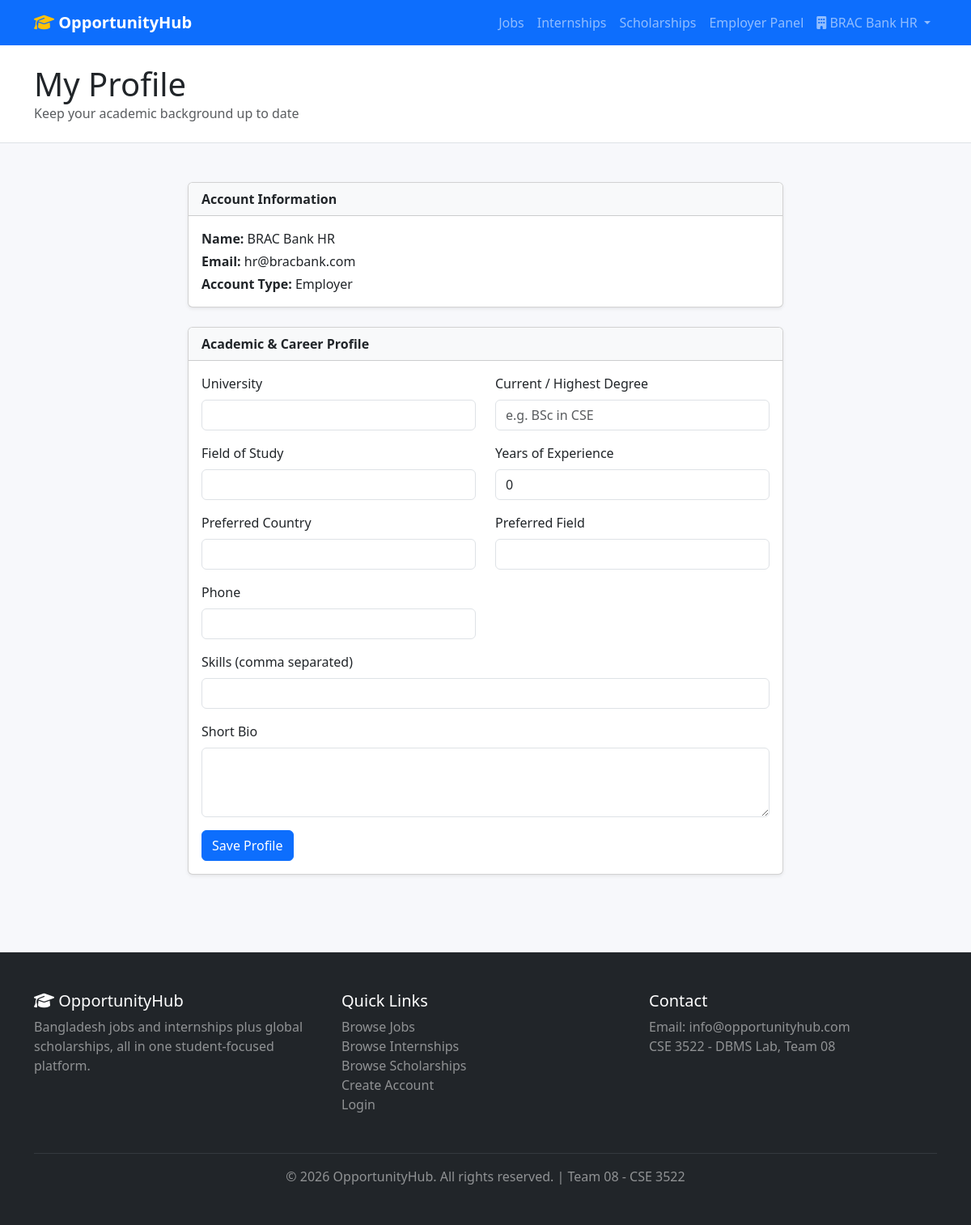
The page /pages/profile.php (signed in) on the database its author committed.
### tables this page shows
CREATE TABLE users (
    user_id INT PRIMARY KEY AUTO_INCREMENT,
    name VARCHAR(100) NOT NULL,
    email VARCHAR(100) UNIQUE NOT NULL,
    password VARCHAR(255) NOT NULL,
    user_type ENUM('student', 'graduate', 'admin', 'employer', 'university') DEFAULT 'student',
    university VARCHAR(100),
    degree VARCHAR(50),
    field_of_study VARCHAR(100),
    skills TEXT,
    experience_years INT DEFAULT 0,
    preferred_country VARCHAR(50),
    preferred_field VARCHAR(100),
    phone VARCHAR(20),
    bio TEXT,
    profile_complete BOOLEAN DEFAULT FALSE,
    status ENUM('active', 'suspended') DEFAULT 'active',
    created_at TIMESTAMP DEFAULT CURRENT_TIMESTAMP,
    updated_at TIMESTAMP DEFAULT CURRENT_TIMESTAMP ON UPDATE CURRENT_TIMESTAMP,
    INDEX idx_email (email),
    INDEX idx_user_type (user_type)
);

### includes/functions.php (called while the page is built, shortened)
<?php
function isLoggedIn() {
    return isset($_SESSION['user_id']);
}
function isAdmin() {
    return isset($_SESSION['user_type']) && $_SESSION['user_type'] === 'admin';
}
function currentUser() {
    global $conn;
    $stmt = $conn->prepare("SELECT * FROM users WHERE user_id = ?");
    $stmt->bind_param("i", $_SESSION['user_id']);
    $stmt->execute();
    return $stmt->get_result()->fetch_assoc();
}
function e($string) {
    return htmlspecialchars($string ?? '', ENT_QUOTES, 'UTF-8');
}
function isEmployer() {
    return isset($_SESSION['user_type']) && $_SESSION['user_type'] === 'employer';
}

### pages/profile.php (the view, shortened to what this page needs)
<?php
require_once '../config/database.php';
require_once '../includes/functions.php';
$user = currentUser();
include '../includes/header.php';
?>
<div class="bg-white py-4 border-bottom">
    <div class="container">
        <h1 class="mb-0">My Profile</h1>
        <p class="text-muted mb-0">Keep your academic background up to date</p>
    </div>
</div>
<div class="container py-5">
    <div class="row justify-content-center">
        <div class="col-lg-8">
            <div class="card shadow-sm mb-4">
                <div class="card-header bg-light">
                    <strong>Account Information</strong>
                </div>
                <div class="card-body">
                    <p class="mb-1"><strong>Name:</strong> <?php echo e($user['name']); ?></p>
                    <p class="mb-1"><strong>Email:</strong> <?php echo e($user['email']); ?></p>
                    <p class="mb-0"><strong>Account Type:</strong> <?php echo e(ucfirst($user['user_type'])); ?></p>
                </div>
            </div>
            <div class="card shadow-sm">
                <div class="card-header bg-light">
                    <strong>Academic & Career Profile</strong>
                </div>
                <div class="card-body">
                    <form method="POST">
                        <div class="row">
                            <div class="col-md-6 mb-3">
                                <label class="form-label">University</label>
                                <input type="text" class="form-control" name="university" value="<?php echo e($user['university']); ?>">
                            </div>
                            <div class="col-md-6 mb-3">
                                <label class="form-label">Current / Highest Degree</label>
                                <input type="text" class="form-control" name="degree" value="<?php echo e($user['degree']); ?>" placeholder="e.g. BSc in CSE">
                            </div>
                            <div class="col-md-6 mb-3">
                                <label class="form-label">Field of Study</label>
                                <input type="text" class="form-control" name="field_of_study" value="<?php echo e($user['field_of_study']); ?>">
                            </div>
                            <div class="col-md-6 mb-3">
                                <label class="form-label">Years of Experience</label>
                                <input type="number" min="0" class="form-control" name="experience_years" value="<?php echo (int) $user['experience_years']; ?>">
                            </div>
                            <div class="col-md-6 mb-3">
                                <label class="form-label">Preferred Country</label>
                                <input type="text" class="form-control" name="preferred_country" value="<?php echo e($user['preferred_country']); ?>">
                            </div>
                            <div class="col-md-6 mb-3">
                                <label class="form-label">Preferred Field</label>
                                <input type="text" class="form-control" name="preferred_field" value="<?php echo e($user['preferred_field']); ?>">
                            </div>
                            <div class="col-md-6 mb-3">
                                <label class="form-label">Phone</label>
                                <input type="text" class="form-control" name="phone" value="<?php echo e($user['phone']); ?>">
                            </div>
                            <div class="col-12 mb-3">
                                <label class="form-label">Skills (comma separated)</label>
                                <input type="text" class="form-control" name="skills" value="<?php echo e($user['skills']); ?>">
                            </div>
                            <div class="col-12 mb-3">
                                <label class="form-label">Short Bio</label>
                                <textarea class="form-control" name="bio" rows="3"><?php echo e($user['bio']); ?></textarea>
                            </div>
                        </div>
                        <button type="submit" class="btn btn-primary">Save Profile</button>
                    </form>
                </div>
            </div>
        </div>
    </div>
</div>
<?php include '../includes/footer.php'; ?>

### includes/header.php (shortened to what this page needs)
<?php
$currentUserData = isLoggedIn() ? currentUser() : null;
?>
<!DOCTYPE html>
<html lang="en">
<head>
    <link href="https://cdnjs.cloudflare.com/ajax/libs/bootstrap/5.3.0/css/bootstrap.min.css" rel="stylesheet">
    <link href="https://cdnjs.cloudflare.com/ajax/libs/font-awesome/6.4.0/css/all.min.css" rel="stylesheet">
    <link rel="stylesheet" href="<?php echo BASE_URL; ?>/css/style.css">
</head>
<body>
<nav class="navbar navbar-expand-lg navbar-dark bg-primary sticky-top">
    <div class="container">
        <a class="navbar-brand fw-bold" href="<?php echo BASE_URL; ?>/pages/index.php">
            <i class="fas fa-graduation-cap"></i> OpportunityHub
        </a>
        <div class="collapse navbar-collapse" id="navbarNav">
            <ul class="navbar-nav ms-auto align-items-lg-center">
                <li class="nav-item">
                    <a class="nav-link" href="<?php echo BASE_URL; ?>/pages/jobs.php">Jobs</a>
                </li>
                <li class="nav-item">
                    <a class="nav-link" href="<?php echo BASE_URL; ?>/pages/internships.php">Internships</a>
                </li>
                <li class="nav-item">
                    <a class="nav-link" href="<?php echo BASE_URL; ?>/pages/scholarships.php">Scholarships</a>
                </li>
                <?php if (isLoggedIn() && isAdmin()): ?>
                    <li class="nav-item">
                        <a class="nav-link" href="<?php echo BASE_URL; ?>/pages/admin/dashboard.php">Admin Panel</a>
                    </li>
                    <li class="nav-item">
                        <a class="nav-link" href="<?php echo BASE_URL; ?>/pages/logout.php">Logout</a>
                    </li>
                <?php elseif (isLoggedIn() && isEmployer()): ?>
                    <li class="nav-item">
                        <a class="nav-link" href="<?php echo BASE_URL; ?>/pages/employer/dashboard.php">Employer Panel</a>
                    </li>
                    <li class="nav-item dropdown">
                        <a class="nav-link dropdown-toggle" href="#" role="button" data-bs-toggle="dropdown">
                            <i class="fas fa-building"></i> <?php echo e($currentUserData['name'] ?? 'Account'); ?>
                        </a>
                    </li>
                <?php endif; ?>
            </ul>
        </div>
    </div>
</nav>

### css/style.css (style rules this page uses)
body { font-family: 'Segoe UI', Tahoma, Geneva, Verdana, sans-serif; background-color: #f7f8fb; }
.navbar-brand i { color: #ffc107; }

### rows shown on the page
users: name "BRAC Bank HR", email "hr@bracbank.com", user_type "Employer", experience_years "0"
